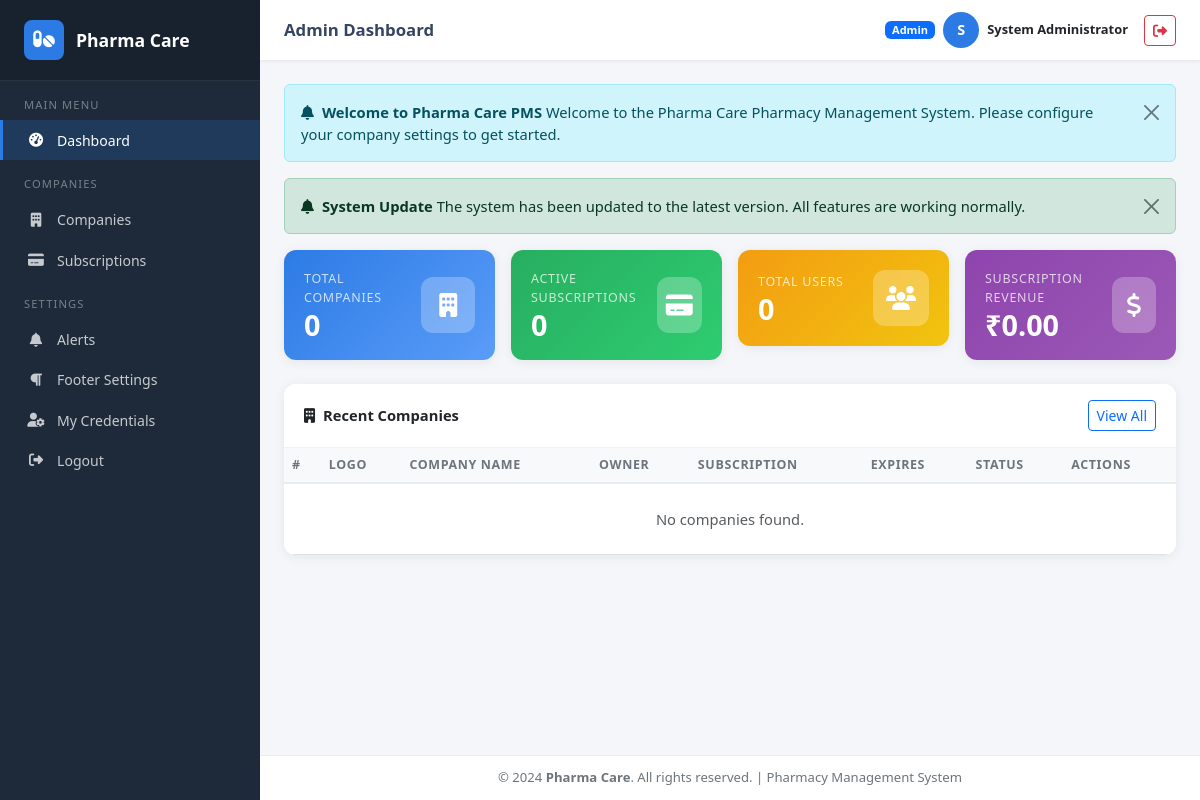
Page /admin/dashboard.php (signed in) on the committed database.
### tables this page shows
CREATE TABLE IF NOT EXISTS users (
    id INT AUTO_INCREMENT PRIMARY KEY,
    username VARCHAR(100) NOT NULL UNIQUE,
    password VARCHAR(255) NOT NULL,
    email VARCHAR(150) NOT NULL UNIQUE,
    full_name VARCHAR(150),
    role ENUM('admin','owner','manager') NOT NULL DEFAULT 'manager',
    company_id INT NULL,
    is_active TINYINT(1) DEFAULT 1,
    created_at TIMESTAMP DEFAULT CURRENT_TIMESTAMP,
    updated_at TIMESTAMP DEFAULT CURRENT_TIMESTAMP ON UPDATE CURRENT_TIMESTAMP
);

CREATE TABLE IF NOT EXISTS alerts (
    id INT AUTO_INCREMENT PRIMARY KEY,
    title VARCHAR(200) NOT NULL,
    message TEXT NOT NULL,
    type ENUM('warning','info','success','danger') NOT NULL DEFAULT 'info',
    is_active TINYINT(1) DEFAULT 1,
    created_at TIMESTAMP DEFAULT CURRENT_TIMESTAMP
);

CREATE TABLE IF NOT EXISTS footer_settings (
    id INT AUTO_INCREMENT PRIMARY KEY,
    content TEXT NOT NULL,
    updated_at TIMESTAMP DEFAULT CURRENT_TIMESTAMP ON UPDATE CURRENT_TIMESTAMP
);

### includes/functions.php (called while the page is built, shortened)
<?php
function sanitize($input) {
    return htmlspecialchars(trim($input), ENT_QUOTES, 'UTF-8');
}
function formatCurrency($amount) {
    return '₹' . number_format((float)$amount, 2);
}
function getFooterContent($conn) {
    $result = $conn->query("SELECT content FROM footer_settings WHERE id = 1 LIMIT 1");
    if ($result && $row = $result->fetch_assoc()) {
        return $row['content'];
    }
    return '&copy; ' . date('Y') . ' Pharma Care. All rights reserved.';
}
function getActiveAlerts($conn) {
    $result = $conn->query("SELECT * FROM alerts WHERE is_active = 1 ORDER BY created_at DESC");
    if ($result) {
        return $result->fetch_all(MYSQLI_ASSOC);
    }
    return [];
}

### includes/auth.php (called while the page is built, shortened)
<?php
function getCurrentUser($conn) {
    $stmt = $conn->prepare("SELECT id, username, email, full_name, role, company_id, is_active FROM users WHERE id = ? AND is_active = 1");
    $stmt->bind_param('i', $_SESSION['user_id']);
    $stmt->execute();
    $result = $stmt->get_result();
    $user = $result->fetch_assoc();
    return $user;
}

### admin/dashboard.php (the view, shortened to what this page needs)
<?php
require_once '../includes/auth.php';
require_once '../includes/functions.php';
$pageTitle  = 'Admin Dashboard';
$activePage = 'dashboard';
$totalCompanies = $conn->query("SELECT COUNT(*) FROM companies")->fetch_row()[0];
$activeSubsCount = $conn->query("SELECT COUNT(*) FROM company_subscriptions WHERE is_active=1 AND end_date >= CURDATE()")->fetch_row()[0];
$totalUsers = $conn->query("SELECT COUNT(*) FROM users WHERE role != 'admin'")->fetch_row()[0];
$revenue = $conn->query("SELECT COALESCE(SUM(s.price), 0) FROM company_subscriptions cs JOIN subscriptions s ON s.id=cs.subscription_id WHERE cs.is_active=1")->fetch_row()[0];
$recentCompanies = $conn->query("
    SELECT c.*, u.username AS owner_username, sub.name AS subscription_name,
           cs.end_date, DATEDIFF(cs.end_date, CURDATE()) AS days_left
    FROM companies c
    LEFT JOIN users u ON u.id = c.owner_id
    LEFT JOIN company_subscriptions cs ON cs.company_id = c.id AND cs.is_active = 1
    LEFT JOIN subscriptions sub ON sub.id = cs.subscription_id
    ORDER BY c.created_at DESC LIMIT 10
")->fetch_all(MYSQLI_ASSOC);
$alerts = getActiveAlerts($conn);
?>
<!DOCTYPE html>
<html lang="en">
<head>
    <link rel="stylesheet" href="https://cdn.jsdelivr.net/npm/bootstrap@5.3.3/dist/css/bootstrap.min.css">
    <link rel="stylesheet" href="https://cdnjs.cloudflare.com/ajax/libs/font-awesome/6.5.1/css/all.min.css">
    <link rel="stylesheet" href="../assets/css/style.css">
</head>
<body>
<?php include 'layout-top.php'; ?>
<?php foreach ($alerts as $alert): ?>
<div class="alert alert-<?= sanitize($alert['type']) ?> alert-dismissible fade show auto-dismiss" role="alert">
    <strong><i class="fas fa-bell me-2"></i><?= sanitize($alert['title']) ?></strong> <?= sanitize($alert['message']) ?>
    <button type="button" class="btn-close" data-bs-dismiss="alert"></button>
</div>
<?php endforeach; ?>
<div class="row g-3 mb-4">
    <div class="col-sm-6 col-xl-3">
        <div class="stat-card card blue">
            <div class="card-body">
                <div class="stat-info">
                    <div class="stat-label">Total Companies</div>
                    <div class="stat-value"><?= $totalCompanies ?></div>
                </div>
                <div class="stat-icon"><i class="fas fa-building"></i></div>
            </div>
        </div>
    </div>
    <div class="col-sm-6 col-xl-3">
        <div class="stat-card card green">
            <div class="card-body">
                <div class="stat-info">
                    <div class="stat-label">Active Subscriptions</div>
                    <div class="stat-value"><?= $activeSubsCount ?></div>
                </div>
                <div class="stat-icon"><i class="fas fa-credit-card"></i></div>
            </div>
        </div>
    </div>
    <div class="col-sm-6 col-xl-3">
        <div class="stat-card card orange">
            <div class="card-body">
                <div class="stat-info">
                    <div class="stat-label">Total Users</div>
                    <div class="stat-value"><?= $totalUsers ?></div>
                </div>
                <div class="stat-icon"><i class="fas fa-users"></i></div>
            </div>
        </div>
    </div>
    <div class="col-sm-6 col-xl-3">
        <div class="stat-card card purple">
            <div class="card-body">
                <div class="stat-info">
                    <div class="stat-label">Subscription Revenue</div>
                    <div class="stat-value"><?= formatCurrency($revenue) ?></div>
                </div>
                <div class="stat-icon"><i class="fas fa-dollar-sign"></i></div>
            </div>
        </div>
    </div>
</div>
<div class="card table-card">
    <div class="card-header d-flex justify-content-between align-items-center">
        <span><i class="fas fa-building me-2"></i>Recent Companies</span>
        <a href="companies.php" class="btn btn-sm btn-outline-primary">View All</a>
    </div>
    <div class="table-responsive">
        <table class="table table-hover mb-0">
            <thead>
                <tr>
                    <th>#</th>
                    <th>Logo</th>
                    <th>Company Name</th>
                    <th>Owner</th>
                    <th>Subscription</th>
                    <th>Expires</th>
                    <th>Status</th>
                    <th>Actions</th>
                </tr>
            </thead>
            <tbody>
            <?php if (empty($recentCompanies)): ?>
                <tr><td colspan="8" class="text-center text-muted py-4">No companies found.</td></tr>
            <?php else: foreach ($recentCompanies as $i => $c): ?>
                <tr>
                    <td><?= $i + 1 ?></td>
                    <td>
                        <?php if ($c['logo']): ?>
                            <img src="<?= getLogoUrl($c['logo']) ?>" class="logo-thumb" alt="Logo">
                        <?php else: ?>
                            <div class="logo-placeholder"><?= strtoupper(substr($c['name'], 0, 1)) ?></div>
                        <?php endif; ?>
                    </td>
                    <td><strong><?= sanitize($c['name']) ?></strong></td>
                    <td><?= sanitize($c['owner_username'] ?? 'N/A') ?></td>
                    <td><?= sanitize($c['subscription_name'] ?? '—') ?></td>
                    <td><?= $c['end_date'] ? formatDate($c['end_date']) : '—' ?></td>
                    <td>
                        <?php
                        $days = (int)($c['days_left'] ?? -999);
                        if (!$c['end_date']) { echo '<span class="badge bg-secondary">No Sub</span>'; }
                        elseif ($days < 0)   { echo '<span class="badge bg-danger">Expired</span>'; }
                        elseif ($days <= 7)  { echo '<span class="badge bg-warning text-dark">Expiring ('.$days.'d)</span>'; }
                        else                 { echo '<span class="badge bg-success">Active</span>'; }
                        ?>
                    </td>
                    <td class="action-btns">
                        <a href="company-edit.php?id=<?= $c['id'] ?>" class="btn btn-sm btn-outline-primary" title="Edit">
                            <i class="fas fa-edit"></i>
                        </a>
                    </td>
                </tr>
            <?php endforeach; endif; ?>
            </tbody>
        </table>
    </div>
</div>
<?php include 'layout-bottom.php'; ?>

### admin/layout-top.php (shortened to what this page needs)
<?php
$currentUser = getCurrentUser($conn);
$footer      = getFooterContent($conn);
?>
<div class="sidebar" id="sidebar">
    <a href="dashboard.php" class="sidebar-brand">
        <div class="brand-icon"><i class="fas fa-pills"></i></div>
        <span><?= SITE_NAME ?></span>
    </a>
    <div class="sidebar-section">Main Menu</div>
    <nav>
        <a href="dashboard.php" class="<?= $activePage === 'dashboard' ? 'active' : '' ?>">
            <i class="fas fa-tachometer-alt"></i> Dashboard
        </a>
    </nav>
    <div class="sidebar-section">Companies</div>
    <nav>
        <a href="companies.php" class="<?= $activePage === 'companies' ? 'active' : '' ?>">
            <i class="fas fa-building"></i> Companies
        </a>
        <a href="subscriptions.php" class="<?= $activePage === 'subscriptions' ? 'active' : '' ?>">
            <i class="fas fa-credit-card"></i> Subscriptions
        </a>
    </nav>
    <div class="sidebar-section">Settings</div>
    <nav>
        <a href="alerts.php" class="<?= $activePage === 'alerts' ? 'active' : '' ?>">
            <i class="fas fa-bell"></i> Alerts
        </a>
        <a href="footer-settings.php" class="<?= $activePage === 'footer' ? 'active' : '' ?>">
            <i class="fas fa-paragraph"></i> Footer Settings
        </a>
        <a href="profile.php" class="<?= $activePage === 'profile' ? 'active' : '' ?>">
            <i class="fas fa-user-cog"></i> My Credentials
        </a>
        <a href="../logout.php">
            <i class="fas fa-sign-out-alt"></i> Logout
        </a>
    </nav>
</div>
<div class="main-wrapper">
    <div class="topbar">
        <div class="d-flex align-items-center gap-3">
            <h6 class="page-title"><?= sanitize($pageTitle) ?></h6>
        </div>
        <div class="d-flex align-items-center gap-2">
            <span class="badge bg-primary">Admin</span>
            <div class="avatar-circle"><?= strtoupper(substr($currentUser['full_name'] ?? $currentUser['username'], 0, 1)) ?></div>
            <span class="fw-semibold small d-none d-sm-inline"><?= sanitize($currentUser['full_name'] ?? $currentUser['username']) ?></span>
            <a href="../logout.php" class="btn btn-sm btn-outline-danger ms-2">
                <i class="fas fa-sign-out-alt"></i>
            </a>
        </div>
    </div>
    <div class="main-content">

### admin/layout-bottom.php (shortened to what this page needs)
    </div>
    <footer class="site-footer">
        <?= $footer ?>
    </footer>
</div>
</body>
</html>

### assets/css/style.css (style rules this page uses)
:root { --primary: #2c7be5; --secondary: #00b4d8; --success: #27ae60; --warning: #f39c12; --danger: #e74c3c; --sidebar-bg: #1e2a3a; --sidebar-hover: #2d3f56; --sidebar-active: #2c7be5; --bg-light: #f4f6f9; --text-muted: #6c757d; }
body { background-color: var(--bg-light); font-family: 'Segoe UI', system-ui, sans-serif; font-size: 0.92rem; }
.sidebar { width: 260px; min-height: 100vh; background: var(--sidebar-bg); color: #fff; position: fixed; top: 0; left: 0; z-index: 1040; display: flex; flex-direction: column; transition: transform .25s ease; overflow-y: auto; }
.sidebar-brand { padding: 1.25rem 1.5rem; background: rgba(0,0,0,.2); display: flex; align-items: center; gap: .75rem; text-decoration: none; color: #fff; font-weight: 700; font-size: 1.1rem; border-bottom: 1px solid rgba(255,255,255,.08); }
.sidebar-brand .brand-icon { width: 40px; height: 40px; border-radius: 8px; background: var(--primary); display: flex; align-items: center; justify-content: center; font-size: 1.2rem; }
.sidebar-section { font-size: .7rem; text-transform: uppercase; letter-spacing: .1em; color: rgba(255,255,255,.4); padding: 1rem 1.5rem .4rem; }
.sidebar nav a { display: flex; align-items: center; gap: .75rem; padding: .6rem 1.5rem; color: rgba(255,255,255,.75); text-decoration: none; border-left: 3px solid transparent; transition: all .18s; font-size: .88rem; }
.sidebar nav a i { width: 18px; text-align: center; }
.sidebar nav a.active { background: rgba(44,123,229,.2); color: #fff; border-left-color: var(--primary); }
.main-wrapper { margin-left: 260px; display: flex; flex-direction: column; min-height: 100vh; }
.topbar { background: #fff; box-shadow: 0 1px 4px rgba(0,0,0,.08); padding: .75rem 1.5rem; position: sticky; top: 0; z-index: 1030; display: flex; align-items: center; justify-content: space-between; }
.topbar .page-title { font-size: 1.05rem; font-weight: 600; color: #344563; margin: 0; }
.main-content { padding: 1.5rem; flex: 1; }
.site-footer { background: #fff; border-top: 1px solid #e9ecef; padding: .75rem 1.5rem; font-size: .82rem; color: var(--text-muted); text-align: center; }
.stat-card { border: none; border-radius: 12px; box-shadow: 0 2px 12px rgba(0,0,0,.07); overflow: hidden; transition: transform .2s, box-shadow .2s; }
.stat-card .card-body { display: flex; justify-content: space-between; align-items: center; padding: 1.25rem; }
.stat-card .stat-info .stat-label { font-size: .78rem; text-transform: uppercase; letter-spacing: .06em; opacity: .75; margin-bottom: .2rem; }
.stat-card .stat-info .stat-value { font-size: 1.8rem; font-weight: 700; line-height: 1; }
.stat-card .stat-icon { width: 56px; height: 56px; border-radius: 12px; display: flex; align-items: center; justify-content: center; font-size: 1.5rem; background: rgba(255,255,255,.25); }
.stat-card.blue { background: linear-gradient(135deg, #2c7be5, #5a9cf8); color:#fff; }
.stat-card.green { background: linear-gradient(135deg, #27ae60, #2ecc71); color:#fff; }
.stat-card.orange { background: linear-gradient(135deg, #f39c12, #f1c40f); color:#fff; }
.stat-card.purple { background: linear-gradient(135deg, #8e44ad, #9b59b6); color:#fff; }
.table-card { border: none; border-radius: 12px; box-shadow: 0 2px 12px rgba(0,0,0,.07); overflow: hidden; }
.table-card .card-header { background: #fff; border-bottom: 1px solid #f0f2f5; padding: 1rem 1.25rem; font-weight: 600; }
.table th { background: #f8f9fb; font-size: .78rem; text-transform: uppercase; letter-spacing: .05em; color: #6c757d; border-bottom: 2px solid #e9ecef; white-space: nowrap; }
.table td { vertical-align: middle; }
.avatar-circle { width: 36px; height: 36px; border-radius: 50%; background: var(--primary); color: #fff; display:inline-flex; align-items:center; justify-content:center; font-weight:700; font-size:.9rem; }

### rows in the picture
users: full_name "S", full_name "System Administrator"
alerts: title "Welcome to Pharma Care PMS", message "Welcome to the Pharma Care Pharmacy Management System. Please configure your company settings to get started."
alerts: title "System Update", message "The system has been updated to the latest version. All features are working normally."
footer_settings: content "© 2024 Pharma Care . All rights reserved. | Pharmacy Management System"

### other values in the picture
SITE_NAME "Pharma Care"
$pageTitle "Admin Dashboard"
$totalCompanies "0"
$activeSubsCount "0"
$totalUsers "0"
formatCurrency($revenue) "₹0.00"
